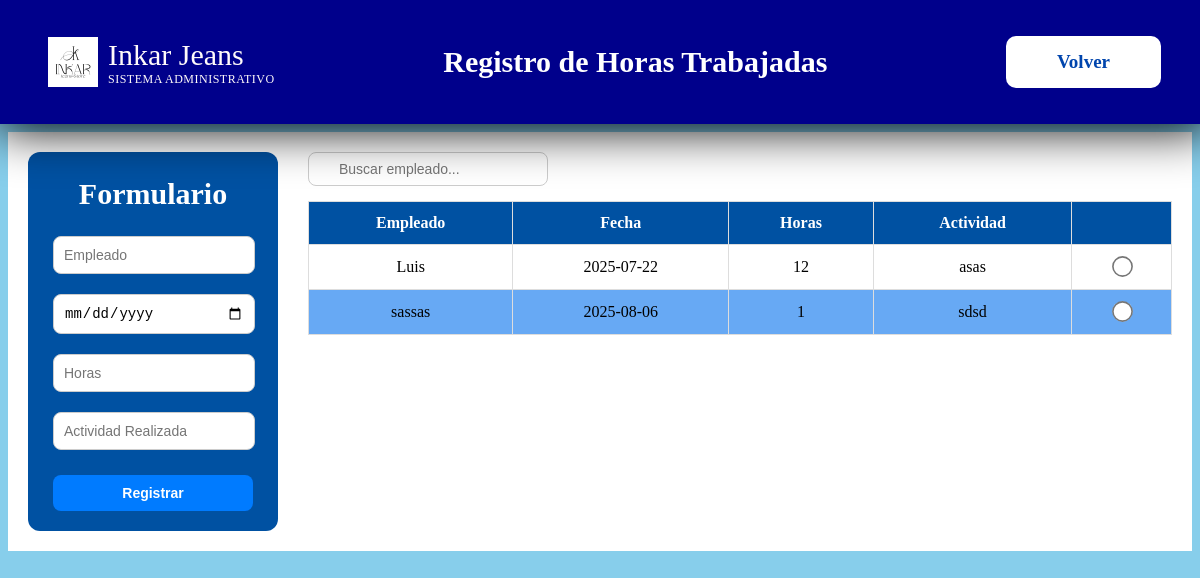
Screenshot of /horas with the database file from the repository.
### app.py (models this page shows)
class HorasTrabajadas(tablita):
    __tablename__ = "Horas"
    id = Column(Integer, primary_key=True)
    empleado = Column(String(100), nullable=False)
    fecha = Column(String(20), nullable=False)
    horas = Column(Integer, nullable=False)
    actividad = Column(String(200), nullable=False)

### app.py (the view, shortened to what this page needs)
@app.route('/horas', methods=['GET', 'POST'])
def horas_trabajadas():
    horas = session.query(HorasTrabajadas).all()
    return render_template('horas_trabajadas.html', horas=horas)

### templates/horas_trabajadas.html (shortened to what this page needs)
<!DOCTYPE html>
<html lang="es">
<head>
  <link rel="stylesheet" href="{{ url_for('static', filename='estilos.css') }}">
  <link rel="stylesheet" href="{{ url_for('static', filename='horas_trabajadas.css') }}">
</head>
<body class="FondoHorasTrabajadas">
  <nav>
    <div class="enlaces">
      <div class="logo">
        <img src="{{ url_for('static', filename='imgs/logoInkar.jpg') }}" alt="Logo Inkar">
        <div class="titu">
          Inkar Jeans<br>
          <span>SISTEMA ADMINISTRATIVO</span>
        </div>
      </div>
      <h1 class="Titulo">Registro de Horas Trabajadas</h1>
      <a href="{{ url_for('administracion') }}" class="BotonVolver">Volver</a>
    </div>
  </nav>
  <div class="ContenedorBlanco">
    <div class="ContenedorHorizontal">
      <div class="ContenedorDelFormulario">
        <h2 class="TituloFormulario">Formulario</h2>
        <form method="POST">
          <div class="FormularioVertical">
            <input type="text" name="empleado" placeholder="Empleado" required>
            <input type="date" name="fecha" required>
            <input type="number" name="horas" placeholder="Horas" required>
            <input type="text" name="actividad" placeholder="Actividad Realizada" required>
            <button type="submit">Registrar</button>
          </div>
        </form>
      </div>
      <div class="ContenedorTabla">
        <input type="text" id="buscadorEmpleado" class="BuscadorDeEmpleado" placeholder="Buscar empleado..." onkeyup="filtrarEmpleado()">
        <table>
          <thead>
            <tr>
              <th>Empleado</th>
              <th>Fecha</th>
              <th>Horas</th>
              <th>Actividad</th>
              <th></th>
            </tr>
          </thead>
          <tbody>
            {% for hora in horas %}
            <tr>
              <td>{{ hora.empleado }}</td>
              <td>{{ hora.fecha }}</td>
              <td>{{ hora.horas }}</td>
              <td>{{ hora.actividad }}</td>
              <td>
                <input type="radio" name="seleccionEliminar" value="{{ hora.id }}" onclick="toggleSeleccion(this)">
              </td>
            </tr>
            {% endfor %}
          </tbody>
        </table>
      </div>
    </div>
  </div>
</body>
</html>

### static/estilos.css (style rules this page uses)
body { background-image: url(https://media.istockphoto.com/id/1305533078/photo/multicolored-straight-strands-texture-background-sewing-equipment-loom-equipment-at-a-garment.jpg?s=612x612&w=0&k=20&c=zGDhSsF_nCyM7vIA0WB3dIqkHE_TpNRDRxWDAqpLFlI=); background-repeat: no-repeat; background-size: cover; background-attachment: fixed; background-color: transparent; overflow: hidden; height: auto; }
button { padding: 10px; border: none; border-radius: 15px; font-weight: bold; cursor: pointer; background-color: cyan; color: purple; position: relative; top: 5px; }
a { background-color: transparent; color: aqua; width: 115px; border-radius: 100%; text-decoration: none; }
.enlaces { background-color: darkblue; box-shadow: 0px 5px 50px black; padding: 20px 50px; display: flex; justify-content: space-between; align-items: center; position: relative; bottom: 8px; right: 10px; width: 94%; }
.logo { display: flex; left: 40px; }
.logo img { width: 50px; height: 50px; }
.logo span { display: block; letter-spacing: 0.5px; color: snow; font-size: 12px; }
.titu { color: snow; position: relative; font-size: 30px; left: 10px; top: 1px }

### static/horas_trabajadas.css (style rules this page uses)
.FondoHorasTrabajadas { background-color: skyblue; background-image: none; }
.Titulo { color: white; font-size: 30px; }
.BotonVolver { background-color: rgb(255, 255, 255); color: rgb(0, 69, 173); padding: 15px 20px; border-radius: 10px; text-decoration: none; font-size: 19px; font-weight: bold; text-align: center; }
.ContenedorBlanco { background-color: #ffffff; padding: 20px; width: auto; }
.ContenedorHorizontal { display: flex; gap: 30px; }
.ContenedorTabla { flex-grow: 1; }
.BuscadorDeEmpleado { padding: 8px 8px 8px 30px; border-radius: 8px; width: 200px; margin-bottom: 15px; background-image: url('https://cdn-icons-png.flaticon.com/512/622/622669.png'); background-size: 16px; background-repeat: no-repeat; background-position: 8px center; border: 1px solid #ccc; font-size: 14px; }
.TituloFormulario { color: white; text-align: center; font-size: 30px; margin-top: 0px; }
.ContenedorDelFormulario { background-color: #0051a2; padding: 25px; border-radius: 12px; max-width: 200px; }
.FormularioVertical { display: flex; flex-direction: column; gap: 20px; }
input[type="radio"] { transform: scale(1.6); cursor: pointer; }
form input, form button { padding: 10px; border-radius: 8px; border: 1px solid #ccc; font-size: 14px; }
form input { width: 180px; }
form button { background-color: #007bff; color: white; border: none; transition: background-color 0.3s ease; cursor: pointer; }
table { width: 100%; border-collapse: collapse; }
table thead { background-color: #0051a2; color: white; }
table th, table td { padding: 12px; border: 1px solid #ddd; text-align: center; }
table tbody tr:nth-child(even) { background-color: #67a9f4; }

### rows the page displays
HorasTrabajadas: empleado "Luis", fecha "2025-07-22", horas "12", actividad "asas"
HorasTrabajadas: empleado "sassas", fecha "2025-08-06", horas "1", actividad "sdsd"
